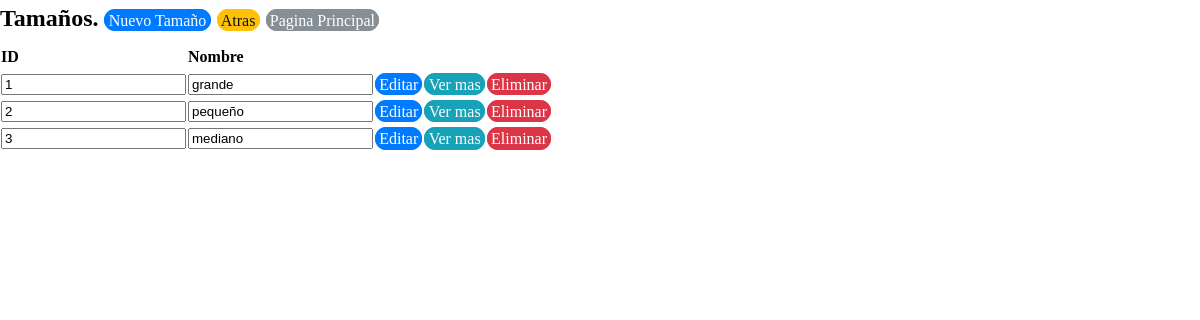
The page /view/registrotamanioproductoview/RegistroTamanioProductoView.php on the database as committed earlier.
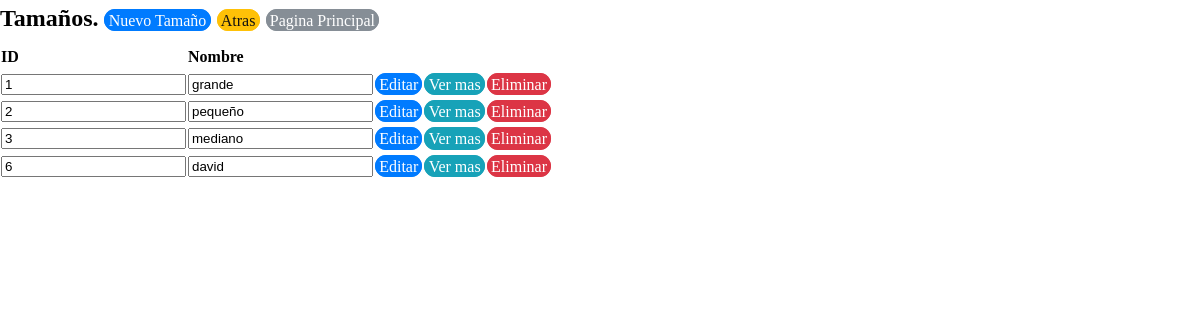
The same page on the database as committed later.
### tables this page shows
CREATE TABLE `tbtamano` (
  `tamanoid` int(11) NOT NULL,
  `tamanonombre` varchar(10) NOT NULL,
  `tamanoestado` int(11) NOT NULL
);

### business/tamaniobusiness/tamanioBusiness.php (called while the page is built, shortened)
<?php
class tamanioBusiness {
    private $DataTamanio;
    public function tamanioBusiness() {
        require_once '../../data/datatamano/DataTamano.php';
        $this->DataTamanio = new DataTamano();
    }
    public function mostrarTamanio() {
        return $this->DataTamanio->mostrarTamano();
    }
}

### data/datatamano/DataTamano.php (called while the page is built, shortened)
<?php
class DataTamano {
    private $conexion;
    function DataTamano() {
        include_once '../../data/dbconexion/Conexion.php';
        $this->conexion = new Conexion();
    }
    public function mostrarTamano() {
        if ($this->conexion->crearConexion()->set_charset('utf8')) {
            $array = array();
            $mostrarTamano = $this->conexion->crearConexion()->query("SELECT * FROM `tbtamano`");
            $this->conexion->cerrarConexion();
            while ($resultado = $mostrarTamano->fetch_assoc()) {
                array_push($array, $resultado);
            }
            return $array;
        }
    }
}
?>

### data/dbconexion/Conexion.php (called while the page is built, shortened)
<?php
class Conexion {
    private $server;
    private $user;
    private $password;
    private $dbname;
    function Conexion(){
        $this->server = "localhost";
        $this->user = "root";
        $this->password = "";
        $this->dbname = "bdexpressdjb";
    }
    function crearConexion(){
        $this->conexion  = mysqli_connect($this->server,$this->user,$this->password,$this->dbname);
        return $this->conexion;
    }
}

### view/registrotamanioproductoview/RegistroTamanioProductoView.php (the view, shortened to what this page needs)
<!DOCTYPE html>
<head>
    <link rel="stylesheet" href="../../css/estilo.css">
    <?php
    include '../../business/tamaniobusiness/tamanioBusiness.php';
    ?>
</head>
<body>
    <?php
    $tamanioBusiness = new tamanioBusiness();
    $allBusiness = $tamanioBusiness->mostrarTamanio();
    ?>
    <h2>Tamaños.
        <a href="?action=registrar" class="btn btn-primary">Nuevo Tamaño</a>
        <a href="../registroproducto/RegistroProducto.php" class="btn btn-warning">Atras</a>
        <a href="../ventanaprincipalview/VentanaPrincipalView.php" class="btn btn-secondary">Pagina Principal</a>
    </h2>
    <form  action="../../business/tamanioaccion/tamanioAccion.php" method="Post" >
        <table>
            <thead>
                <tr>
                    <th>ID</th>
                    <th>Nombre</th>
                </tr>
            </thead>
            <?php foreach ($allBusiness as $current): ?>
                <tr>
                    <td><input type="text" id="tamanoid" name="tamanoid" class="tamanoid"  value="<?php echo $current['tamanoid']; ?>" readonly/> </td>
                    <td><input type="text" id="tamanonombre" name="tamanonombre" class="tamanonombre" value="<?php echo $current['tamanonombre']; ?>" readonly/> </td>
                    <td><a href="?action=editar&id=<?php echo $current['tamanoid']; ?> " class="btn btn-primary">Editar</a></td>
                    <td><a href="?action=ver&id=<?php echo $current['tamanoid']; ?> " class="btn btn-info">Ver mas</a></td>
                    <td><a href="?action=eliminar&id=<?php echo $current['tamanoid']; ?> " class="btn btn-danger">Eliminar</a></td>
                </tr>
            <?php endforeach ?>
        </table>
    </form>
</body>
</html>

Rows that differ between the two databases and show on the page:
added tbtamano: tamanoid "6", tamanonombre "david"
